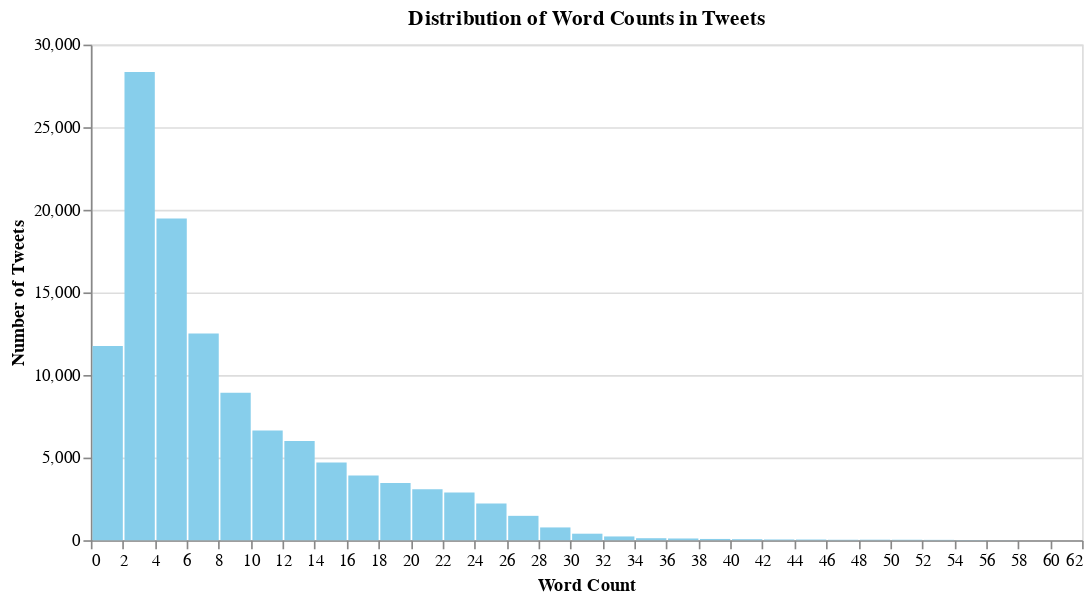

Notebook source saved alongside this figure:
### Code cell
# Calculate word count
df['word_count'] = df['content'].apply(lambda x: len(str(x).split()))

# Create histogram for word count distribution
word_count_chart = alt.Chart(df).mark_bar(color='skyblue').encode(
    alt.X('word_count:Q', bin=alt.Bin(maxbins=30), title='Word Count'),
    alt.Y('count()', title='Number of Tweets'),
    tooltip=alt.Tooltip('count()', title='Number of Tweets')
).properties(
    title='Distribution of Word Counts in Tweets',
    width=600,
    height=300
)

word_count_chart

### Figure 1 — Vega specification as saved in the notebook (floating-point values rounded to 4 significant figures)
{"$schema": "https://vega.github.io/schema/vega/v5.json", "data": [{"name": "source_0", "values": [{"__count": 28348, "bin_maxbins_30_word_count": 2.0, "bin_maxbins_30_word_count_end": 4.0}, {"__count": 12513, "bin_maxbins_30_word_count": 6.0, "bin_maxbins_30_word_count_end": 8.0}, {"__count": 11758, "bin_maxbins_30_word_count": 0.0, "bin_maxbins_30_word_count_end": 2.0}, {"__count": 19478, "bin_maxbins_30_word_count": 4.0, "bin_maxbins_30_word_count_end": 6.0}, {"__count": 5998, "bin_maxbins_30_word_count": 12.0, "bin_maxbins_30_word_count_end": 14.0}, {"__count": 3923, "bin_maxbins_30_word_count": 16.0, "bin_maxbins_30_word_count_end": 18.0}, {"__count": 3469, "bin_maxbins_30_word_count": 18.0, "bin_maxbins_30_word_count_end": 20.0}, {"__count": 3081, "bin_maxbins_30_word_count": 20.0, "bin_maxbins_30_word_count_end": 22.0}, {"__count": 4709, "bin_maxbins_30_word_count": 14.0, "bin_maxbins_30_word_count_end": 16.0}, {"__count": 8926, "bin_maxbins_30_word_count": 8.0, "bin_maxbins_30_word_count_end": 10.0}, {"__count": 773, "bin_maxbins_30_word_count": 28.0, "bin_maxbins_30_word_count_end": 30.0}, {"__count": 1475, "bin_maxbins_30_word_count": 26.0, "bin_maxbins_30_word_count_end": 28.0}, {"__count": 2228, "bin_maxbins_30_word_count": 24.0, "bin_maxbins_30_word_count_end": 26.0}, {"__count": 6642, "bin_maxbins_30_word_count": 10.0, "bin_maxbins_30_word_count_end": 12.0}, {"__count": 2892, "bin_maxbins_30_word_count": 22.0, "bin_maxbins_30_word_count_end": 24.0}, {"__count": 227, "bin_maxbins_30_word_count": 32.0, "bin_maxbins_30_word_count_end": 34.0}, {"__count": 394, "bin_maxbins_30_word_count": 30.0, "bin_maxbins_30_word_count_end": 32.0}, {"__count": 28, "bin_maxbins_30_word_count": 50.0, "bin_maxbins_30_word_count_end": 52.0}, {"__count": 41, "bin_maxbins_30_word_count": 44.0, "bin_maxbins_30_word_count_end": 46.0}, {"__count": 21, "bin_maxbins_30_word_count": 52.0, "bin_maxbins_30_word_count_end": 54.0}, {"__count": 121, "bin_maxbins_30_word_count": 34.0, "bin_maxbins_30_word_count_end": 36.0}, {"__count": 76, "bin_maxbins_30_word_count": 38.0, "bin_maxbins_30_word_count_end": 40.0}, {"__count": 104, "bin_maxbins_30_word_count": 36.0, "bin_maxbins_30_word_count_end": 38.0}, {"__count": 27, "bin_maxbins_30_word_count": 46.0, "bin_maxbins_30_word_count_end": 48.0}, {"__count": 44, "bin_maxbins_30_word_count": 42.0, "bin_maxbins_30_word_count_end": 44.0}, {"__count": 61, "bin_maxbins_30_word_count": 40.0, "bin_maxbins_30_word_count_end": 42.0}, {"__count": 31, "bin_maxbins_30_word_count": 48.0, "bin_maxbins_30_word_count_end": 50.0}, {"__count": 5, "bin_maxbins_30_word_count": 56.0, "bin_maxbins_30_word_count_end": 58.0}, {"__count": 11, "bin_maxbins_30_word_count": 54.0, "bin_maxbins_30_word_count_end": 56.0}, {"__count": 1, "bin_maxbins_30_word_count": 60.0, "bin_maxbins_30_word_count_end": 62.0}]}, {"name": "source_0_y_domain___count", "values": [{"min": 1, "max": 28348}]}], "signals": [{"name": "bin_maxbins_30_word_count_bins", "value": {"fields": ["word_count"], "fname": "bin_word_count", "start": 0.0, "step": 2.0, "stop": 62.0}}], "marks": [{"type": "rect", "name": "marks", "from": {"data": "source_0"}, "encode": {"update": {"tooltip": {"signal": "format(datum[\"__count\"], \"\")"}, "y": {"field": "__count", "scale": "y"}, "x2": {"field": "bin_maxbins_30_word_count", "scale": "x", "offset": {"signal": "0.5 + (abs(scale(\"x\", datum[\"bin_maxbins_30_word_count_end\"]) - scale(\"x\", datum[\"bin_maxbins_30_word_count\"])) < 0.25 ? -0.5 * (0.25 - (abs(scale(\"x\", datum[\"bin_maxbins_30_word_count_end\"]) - scale(\"x\", datum[\"bin_maxbins_30_word_count\"])))) : 0.5)"}}, "fill": {"value": "skyblue"}, "y2": {"value": 0, "scale": "y"}, "x": {"field": "bin_maxbins_30_word_count_end", "scale": "x", "offset": {"signal": "0.5 + (abs(scale(\"x\", datum[\"bin_maxbins_30_word_count_end\"]) - scale(\"x\", datum[\"bin_maxbins_30_word_count\"])) < 0.25 ? 0.5 * (0.25 - (abs(scale(\"x\", datum[\"bin_maxbins_30_word_count_end\"]) - scale(\"x\", datum[\"bin_maxbins_30_word_count\"])))) : -0.5)"}}}}, "style": ["bar"]}], "scales": [{"name": "x", "type": "linear", "domain": {"signal": "[bin_maxbins_30_word_count_bins.start, bin_maxbins_30_word_count_bins.stop]"}, "range": [0, {"signal": "width"}], "bins": {"signal": "bin_maxbins_30_word_count_bins"}, "zero": false}, {"name": "y", "type": "linear", "domain": [{"signal": "(data(\"source_0_y_domain___count\")[0] || {}).min"}, {"signal": "(data(\"source_0_y_domain___count\")[0] || {}).max"}], "range": [{"signal": "height"}, 0], "zero": true, "nice": true}], "axes": [{"scale": "y", "maxExtent": 0, "minExtent": 0, "ticks": false, "gridScale": "x", "labels": false, "orient": "left", "grid": true, "zindex": 0, "aria": false, "tickCount": {"signal": "ceil(height/40)"}, "domain": false}, {"scale": "x", "labelFlush": true, "labelOverlap": true, "zindex": 0, "tickCount": {"signal": "ceil(width/10)"}, "orient": "bottom", "grid": false, "title": "Word Count"}, {"scale": "y", "zindex": 0, "labelOverlap": true, "orient": "left", "tickCount": {"signal": "ceil(height/40)"}, "grid": false, "title": "Number of Tweets"}], "title": {"text": "Distribution of Word Counts in Tweets", "frame": "group"}, "style": "cell", "height": 300, "width": 600, "background": "white", "padding": 5}
